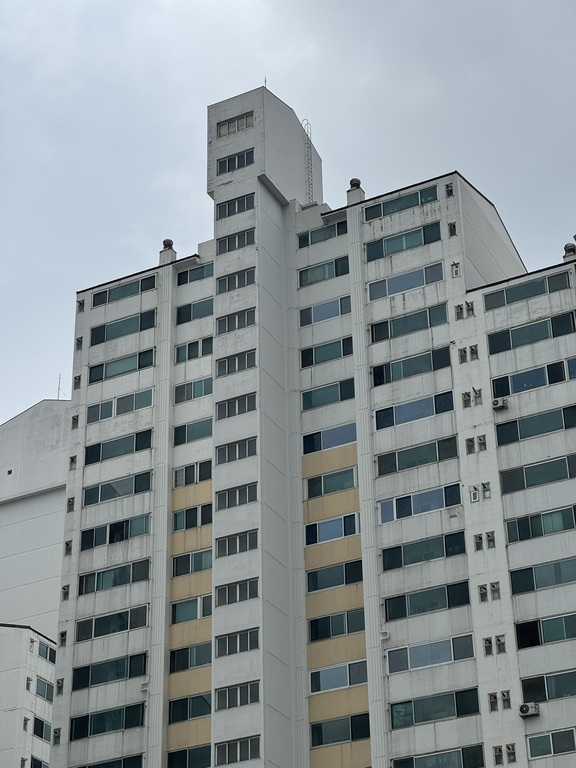
#> input picture data/1.JPEG, 576 x 768 px
$ python main.py
#> lines starting #> are read from the running program, lines starting #| are printed output that depends on the picture; after the words box and inside, x2 and y2 are one past the last pixel; in counts of white or black regions, pixels touching at a corner belong together
import numpy as np
import cv2 as cv

#이미지 로드
img1 = cv.imread('data/1.JPEG')
#> img1 is the input picture: shape (768, 576, 3); mean B, G, R 151.5, 147.9, 139.2
img2 = cv.imread('data/2.JPEG')
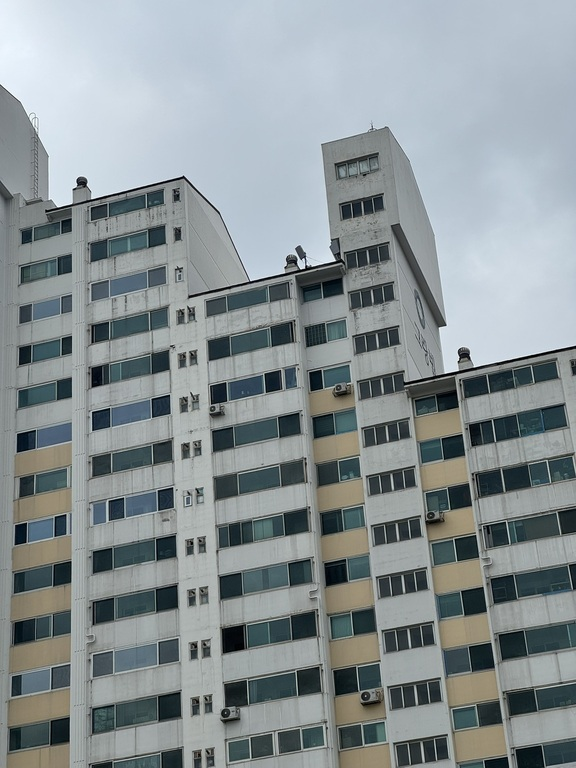
#> input picture data/2.JPEG, 576 x 768 px
#> img2 is the input picture: shape (768, 576, 3); mean B, G, R 148.7, 146.1, 137.5
img3 = cv.imread('data/3.JPEG')
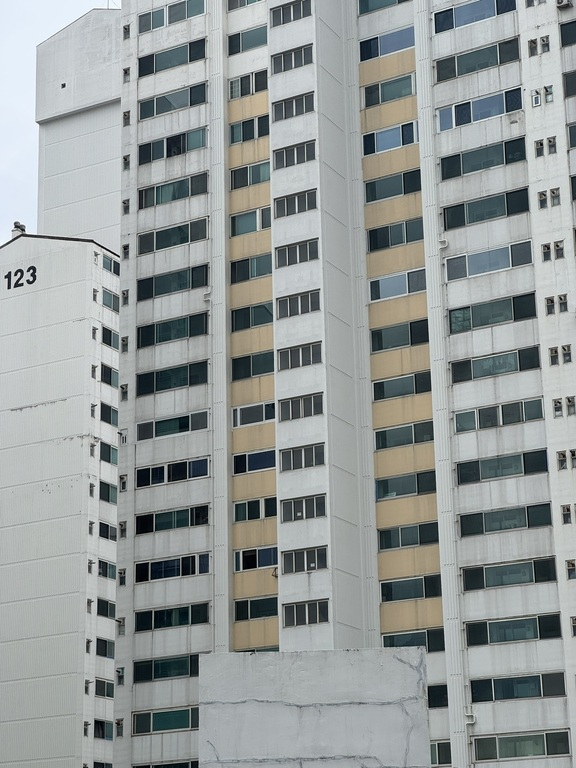
#> input picture data/3.JPEG, 576 x 768 px
#> img3 is the input picture: shape (768, 576, 3); mean B, G, R 152.4, 153.3, 148.1

assert (img1 is not None) and (img2 is not None) and (img3 is not None), 'Cannot read images'

#BRISK 검출기, brute-force matcher(Hamming 거리 사용)
brisk = cv.BRISK_create()
fmatcher = cv.DescriptorMatcher_create('BruteForce-Hamming')

#stitch_two : 두 이미지 이어붙이는 함수
#img_b를 img_a 좌표계로 변환해서 합친 결과를 반환
def stitch_two(img_a, img_b):
    #특징점 검출
    keypoints1, descriptors1 = brisk.detectAndCompute(img_a, None)
#> keypoints1 = 3124 keypoints; strongest (x, y, size): (77, 292, 13.3), (456, 171, 14.4), (354, 183, 39.6), (167, 242, 29)
    keypoints2, descriptors2 = brisk.detectAndCompute(img_b, None)
#> keypoints2 = 3803 keypoints; strongest (x, y, size): (183, 176, 13), (334, 260, 12.2), (80, 179, 29.1), (463, 353, 49.6)

    #매칭
    match = fmatcher.match(descriptors1, descriptors2)
#> match = 3124 matches

    #매칭된 점의 좌표 추출
    pts_a = np.float32([keypoints1[m.queryIdx].pt for m in match])
#> pts_a = 3124 pairs, first value 20.88 to 557.9, second value 77.81 to 752.7
    pts_b = np.float32([keypoints2[m.trainIdx].pt for m in match])
#> pts_b = 3124 pairs, first value 19.56 to 552.6, second value 112.9 to 751.4

    #호모그래피 추정(RANSAC)
    H, inlier_mask = cv.findHomography(pts_b, pts_a, cv.RANSAC, 3.0)
#> H = [[0.928, 0.047, 266.9], [-0.0892, 0.982, 10.36], [-0.000122, 2.38e-06, 1]]; inlier_mask = 3124 values, max 1 at index 21, min 0 at index 0, mean 0.255

    #캔버스크기 계산
    h_a, w_a = img_a.shape[:2]
#> h_a = 768; w_a = 576
    h_b, w_b = img_b.shape[:2]
#> h_b = 768; w_b = 576

    corners_a = np.float32([[0, 0], [w_a, 0], [w_a, h_a], [0, h_a]]).reshape(-1, 1, 2)
#> corners_a = [[0, 0], [576, 0], [576, 768], [0, 768]]
    corners_b = np.float32([[0, 0], [w_b, 0], [w_b, h_b], [0, h_b]]).reshape(-1, 1, 2)
#> corners_b = [[0, 0], [576, 0], [576, 768], [0, 768]]
    corners_b_warped = cv.perspectiveTransform(corners_b, H)
#> corners_b_warped = [[266.9, 10.36], [862, -44.09], [899.1, 765.7], [302.4, 763.4]]

    all_corners = np.concatenate([corners_a, corners_b_warped], axis=0)
#> all_corners = [[0, 0], [576, 0], [576, 768], [0, 768], [266.9, 10.36], [862, -44.09], [899.1, 765.7], [302.4, 763.4]]
    x_min, y_min = np.int32(all_corners.min(axis=0).ravel() - 0.5)
#> x_min = 0; y_min = -44
    x_max, y_max = np.int32(all_corners.max(axis=0).ravel() + 0.5)
#> x_max = 899; y_max = 768

    #음수 좌표 보정
    T = np.array([[1, 0, -x_min],
                  [0, 1, -y_min],
                  [0, 0, 1]], dtype=np.float64)
#> T = [[1, 0, 0], [0, 1, 44], [0, 0, 1]]
    canvas_w, canvas_h = x_max - x_min, y_max - y_min
#> canvas_w = 899; canvas_h = 812

    #img_a, img_b를 각각 캔버스에 배치
    warped_a = np.zeros((canvas_h, canvas_w, 3), dtype=np.uint8)
    warped_a[-y_min:-y_min + h_a, -x_min:-x_min + w_a] = img_a

    warped_b = cv.warpPerspective(img_b, T @ H, (canvas_w, canvas_h))

    #유효영역 마스크 만들기(img_a가 있는곳은 255 나머지는 0으로 구분)
    mask_a = np.zeros((canvas_h, canvas_w), dtype=np.uint8)
    mask_a[-y_min:-y_min + h_a, -x_min:-x_min + w_a] = 255

    mask_b_src = np.ones((h_b, w_b), dtype=np.uint8) * 255
    mask_b = cv.warpPerspective(mask_b_src, T @ H, (canvas_w, canvas_h))
#> mask_b_src: shape (768, 576); every value is 255

    #Distance transform으로 가중치 만들기
    weight_a = cv.distanceTransform(mask_a, cv.DIST_L2, 5).astype(np.float32)
    weight_b = cv.distanceTransform(mask_b, cv.DIST_L2, 5).astype(np.float32)

    #가중평균으로 blending(픽셀값*가중치)
    acc = warped_a.astype(np.float32) * weight_a[..., None] + warped_b.astype(np.float32) * weight_b[..., None]
    weight_sum = weight_a + weight_b
    weight_sum[weight_sum == 0] = 1.0  #0으로 나누는것을 방지
#> weight_sum: shape (812, 899) float32; min 1, max 576, mean 203

    result = (acc / weight_sum[..., None]).clip(0, 255).astype(np.uint8)

    # 검은 여백 제거
    gray = cv.cvtColor(result, cv.COLOR_BGR2GRAY)
    _, thresh = cv.threshold(gray, 1, 255, cv.THRESH_BINARY)
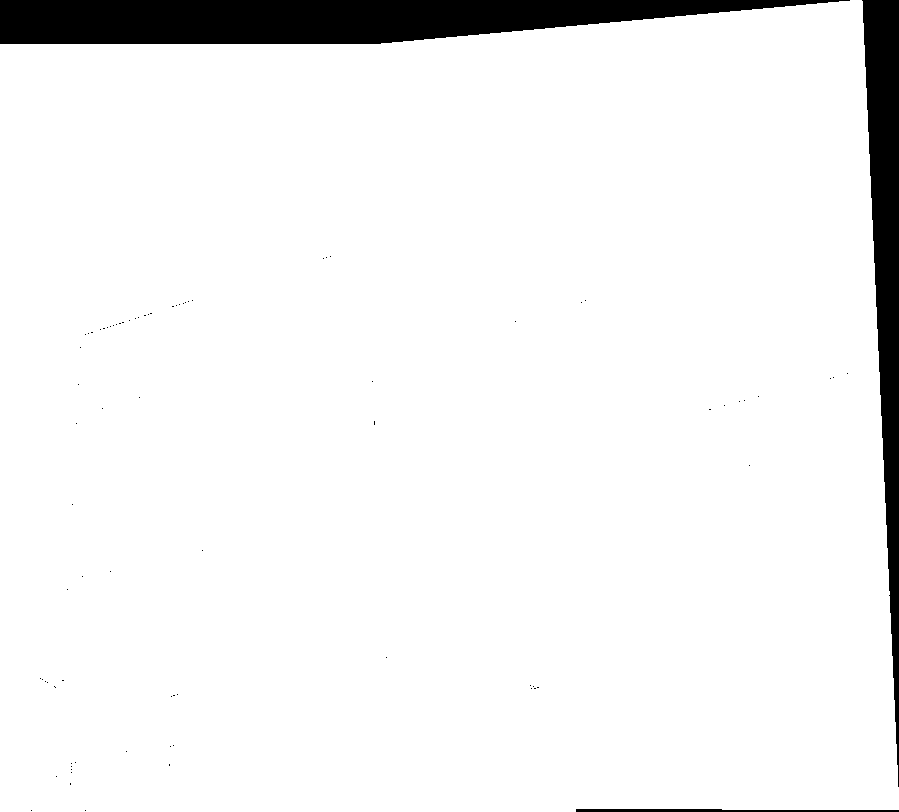
#> thresh: shape (812, 899); 94.2% white; 82 black regions (79 under 20 px)
    contours, _ = cv.findContours(thresh, cv.RETR_EXTERNAL, cv.CHAIN_APPROX_SIMPLE)
#> contours = 1 contour; box (x1, y1, x2, y2) and area: (0, 0, 899, 812) 685858
    if contours:
        all_pts = np.concatenate(contours, axis=0)
#> all_pts = contour of 173 points, box (x1, y1, x2, y2) (0, 0, 899, 812), area 685858
        x, y, w, h = cv.boundingRect(all_pts)
#> x = 0; y = 0; w = 899; h = 812
        result = result[y:y+h, x:x+w]

    return result


step1 = stitch_two(img1, img2)

step2 = stitch_two(step1, img3)
#> in stitch_two (call 2), `keypoints1, descriptors1 = brisk.detectAndCompute(img_a, None)`: keypoints1 = 5411 keypoints; strongest (x, y, size): (77, 336, 13.1), (455, 215, 14.3), (752, 379, 58.7), (167, 287, 39.2)
#> in stitch_two (call 2), `keypoints2, descriptors2 = brisk.detectAndCompute(img_b, None)`: keypoints2 = 3884 keypoints; strongest (x, y, size): (28, 280, 12.5), (19, 282, 11), (31, 271, 12.1), (64, 85, 14.4)
#> in stitch_two (call 2), `match = fmatcher.match(descriptors1, descriptors2)`: match = 5411 matches
#> in stitch_two (call 2), `pts_a = np.float32([keypoints1[m.queryIdx].pt for m in match])`: pts_a = 5411 pairs, first value 20.88 to 879.7, second value 45.6 to 794.4
#> in stitch_two (call 2), `pts_b = np.float32([keypoints2[m.trainIdx].pt for m in match])`: pts_b = 5411 pairs, first value 19.21 to 559.5, second value 14 to 753.3
#> in stitch_two (call 2), `H, inlier_mask = cv.findHomography(pts_b, pts_a, cv.RANSAC, 3.0)`: H = [[0.987, -0.063, -48.06], [0.0383, 0.869, 431.7], [3.42e-05, -0.000175, 1]]; inlier_mask = 5411 values, max 1 at index 1027, min 0 at index 0, mean 0.141
#> in stitch_two (call 2), `corners_b_warped = cv.perspectiveTransform(corners_b, H)`: corners_b_warped = [[-48.06, 431.7], [510.4, 445], [533.3, 1266.3], [-111.4, 1269.6]]
#> in stitch_two (call 2), `all_corners = np.concatenate([corners_a, corners_b_warped], axis=0)`: all_corners = [[0, 0], [899, 0], [899, 812], [0, 812], [-48.06, 431.7], [510.4, 445], [533.3, 1266.3], [-111.4, 1269.6]]
#> in stitch_two (call 2), `x_min, y_min = np.int32(all_corners.min(axis=0).ravel() - 0.5)`: x_min = -111; y_min = 0
#> in stitch_two (call 2), `x_max, y_max = np.int32(all_corners.max(axis=0).ravel() + 0.5)`: y_max = 1270
#> in stitch_two (call 2), `T = np.array([[1, 0, -x_min], [0, 1, -y_min], [0, 0, 1]], dtype=np.flo..`: T = [[1, 0, 111], [0, 1, 0], [0, 0, 1]]
#> in stitch_two (call 2), `canvas_w, canvas_h = x_max - x_min, y_max - y_min`: canvas_w = 1010; canvas_h = 1270
#> in stitch_two (call 2), `weight_b = cv.distanceTransform(mask_b, cv.DIST_L2, 5).astype(np.float..`:
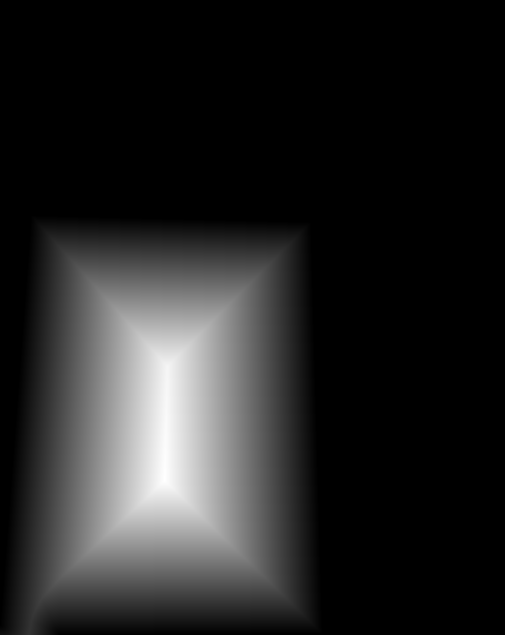
#> weight_b: shape (1270, 1010) float32 (shown at 1/2 size); min 0, max 307, mean 44.8; drawn with min black and max white
#> in stitch_two (call 2), `weight_sum = weight_a + weight_b`:
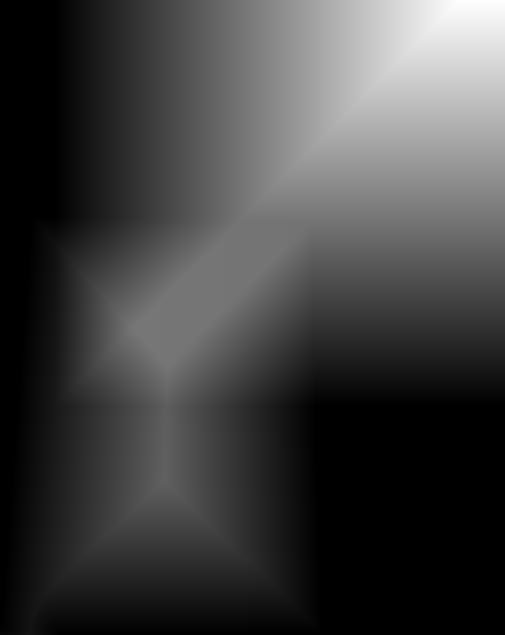
#> weight_sum: shape (1270, 1010) float32 (shown at 1/2 size); min 0, max 812, mean 206.6; drawn with min black and max white
#> in stitch_two (call 2), `weight_sum[weight_sum == 0] = 1.0`: weight_sum: shape (1270, 1010) float32; 19.09% of pixels changed, all inside (x1, y1, x2, y2) = (0, 0, 1010, 1270)
#> in stitch_two (call 2), `gray = cv.cvtColor(result, cv.COLOR_BGR2GRAY)`:
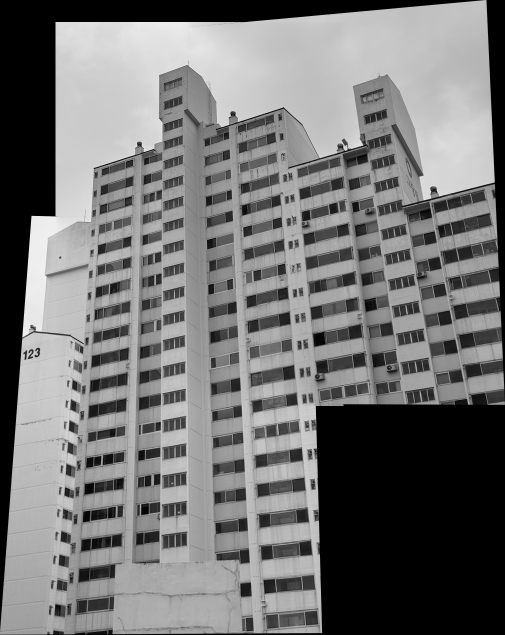
#> gray: shape (1270, 1010) (shown at 1/2 size); min 0, max 251, mean 115.7
#> in stitch_two (call 2), `_, thresh = cv.threshold(gray, 1, 255, cv.THRESH_BINARY)`:
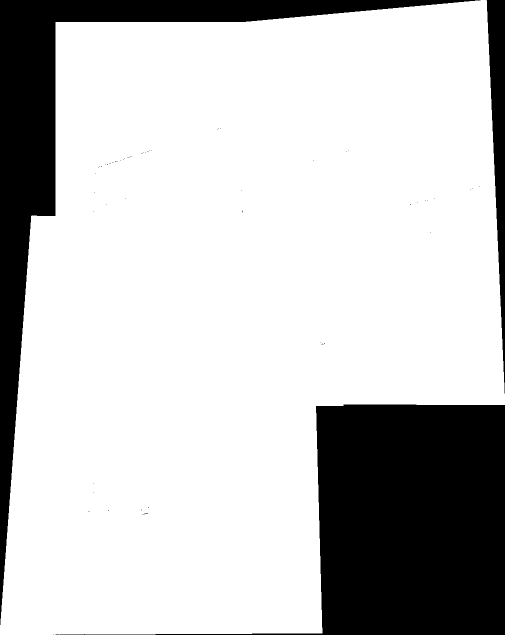
#> thresh: shape (1270, 1010) (shown at 1/2 size); 77.6% white; 65 black regions (62 under 20 px)
#> in stitch_two (call 2), `contours, _ = cv.findContours(thresh, cv.RETR_EXTERNAL, cv.CHAIN_APPRO..`: contours = 1 contour; box (x1, y1, x2, y2) and area: (0, 0, 1010, 1270) 993176
#> in stitch_two (call 2), `all_pts = np.concatenate(contours, axis=0)`: all_pts = contour of 347 points, box (x1, y1, x2, y2) (0, 0, 1010, 1270), area 993176
#> in stitch_two (call 2), `x, y, w, h = cv.boundingRect(all_pts)`: w = 1010; h = 1270

cv.imwrite('Result.jpg', step2)
print("Result has been saved as Result.jpg")
cv.imshow('Step1 Result', step1)
cv.imshow('Step2 Result', step2)
cv.waitKey(0)
cv.destroyAllWindows()
